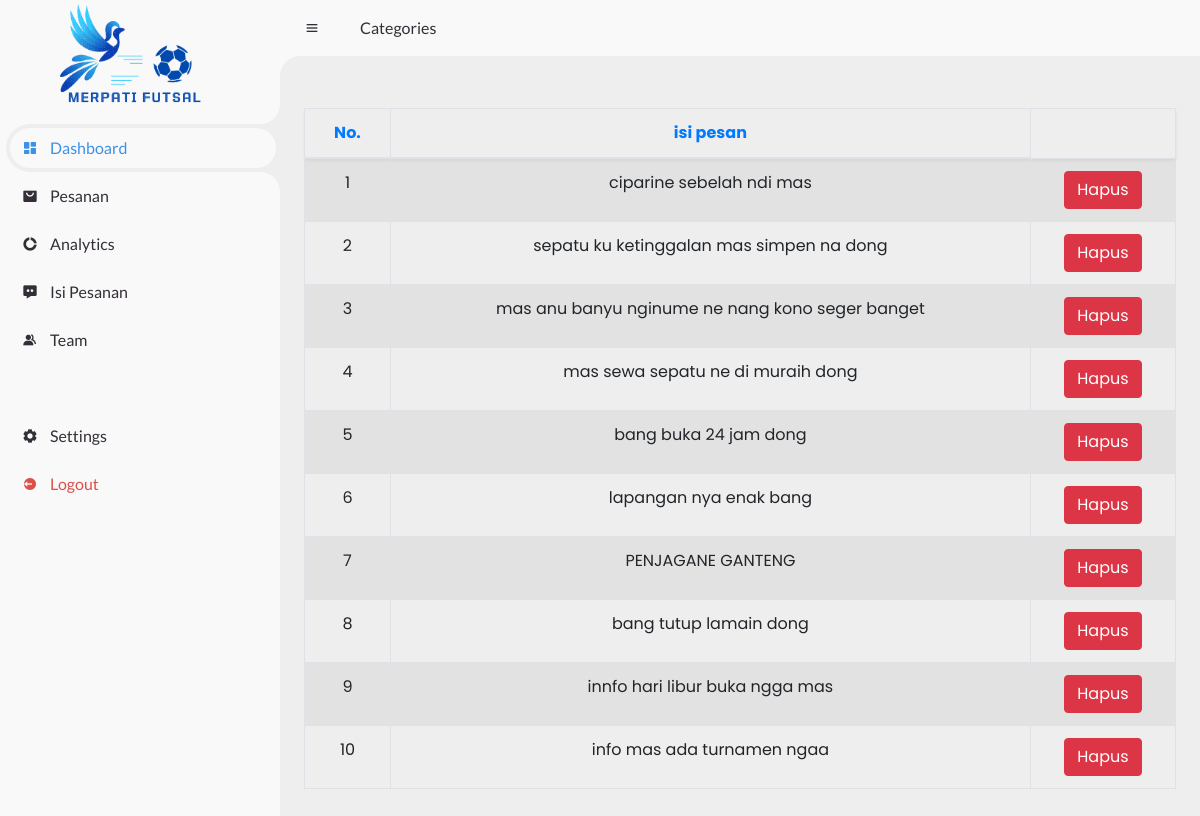
The page /admin1/isipesan.php on the database its author committed.
### tables this page shows
CREATE TABLE `pesan` (
  `id` int(11) NOT NULL,
  `isipesan` text DEFAULT NULL
);

### admin1/isipesan.php (the view, shortened to what this page needs)
<?php
include('./proses/connection.php');
    $sql = "SELECT id, isipesan FROM pesan";
    $result = $connect->query($sql);
?>
<!DOCTYPE html>
<html lang="en">
  <head>
    <link href="https://unpkg.com/boxicons@2.0.9/css/boxicons.min.css" rel="stylesheet" />
    <link rel="stylesheet" href="https://maxcdn.bootstrapcdn.com/bootstrap/4.5.2/css/bootstrap.min.css" />
    <link rel="stylesheet" href="https://cdnjs.cloudflare.com/ajax/libs/font-awesome/5.15.4/css/all.min.css" />
    <link rel="stylesheet" href="style.css?=<?php echo time(); ?>" />
  </head>
  <body>
      <?php include ('./sidebar.php') ?>
    <section id="content">
      <nav>
        <i class="bx bx-menu"></i>
        <a href="#" class="nav-link">Categories</a>
      </nav>
      <main>
        <table class="table mt-3 table-striped table-hover table table-bordered table-invoice-full">
            <thead class="text-primary shadow-sm text-center">
              <tr>
                <th scope="col" class="head0">No.</th>
                <th scope="col" class="head0">isi pesan</th>
              </tr>
            </thead>
            <tbody>
              <?php foreach ($result as $key =>
              $value) : ?>
              <tr>
                <td class="px-4 text-center"><?php echo $key + 1; ?></td>
                <td class="px-4 text-center"><?php echo $value['isipesan']; ?></td>
                     <td class="px-y col-2 text-center">
                  <a href="./proses/hapuspesan.php?id=<?php echo $value['id'] ?>" onclick="return confirm('Apakah kamu ingin menghapusnya ?');"><button type="button" class="btn btn-danger">Hapus</button></a>
                </td>
              </tr>
              <?php endforeach ?>
            </tbody>
          </table>
      </main>
    </section>
  </body>
</html>

### admin1/style.css (style rules this page uses)
* { margin: 0; padding: 0; box-sizing: border-box; }
a { text-decoration: none; }
:root { --poppins: "Poppins", sans-serif; --lato: "Lato", sans-serif; --light: #f9f9f9; --blue: #3c91e6; --light-blue: #cfe8ff; --grey: #eee; --dark-grey: #aaaaaa; --dark: #342e37; --red: #db504a; --yellow: #ffce26; --light-yellow: #fff2c6; --orange: #fd7238; --light-orange: #ffe0d3; }
html { overflow-x: hidden; }
body { background: var(--grey); overflow-x: hidden; }
#content { position: relative; width: calc(100% - 280px); left: 280px; transition: 0.3s ease; }
#content nav { height: 56px; background: var(--light); padding: 0 24px; display: flex; align-items: center; grid-gap: 24px; font-family: var(--lato); position: sticky; top: 0; left: 0; z-index: 1000; }
#content nav::before { content: ""; position: absolute; width: 40px; height: 40px; bottom: -40px; left: 0; border-radius: 50%; box-shadow: -20px -20px 0 var(--light); }
#content nav a { color: var(--dark); }
#content nav .bx.bx-menu { cursor: pointer; color: var(--dark); }
#content nav .nav-link { font-size: 16px; transition: 0.3s ease; }
#content main { width: 100%; padding: 36px 24px; font-family: var(--poppins); max-height: calc(100vh - 56px); overflow-y: auto; }

### rows shown on the page
pesan: isipesan "ciparine sebelah ndi mas"
pesan: isipesan "sepatu ku ketinggalan mas simpen na dong"
pesan: isipesan "mas anu banyu nginume ne nang kono seger banget"
pesan: isipesan "mas sewa sepatu ne di muraih dong"
pesan: isipesan "bang buka 24 jam dong"
pesan: isipesan "lapangan nya enak bang"
pesan: isipesan "PENJAGANE GANTENG"
pesan: isipesan "bang tutup lamain dong"
pesan: isipesan "innfo hari libur buka ngga mas"
pesan: isipesan "info mas ada turnamen ngaa"
